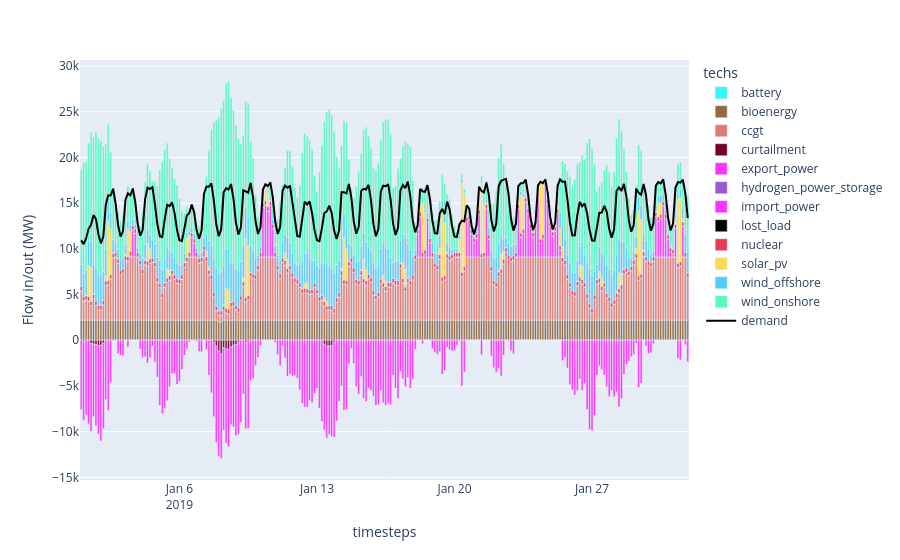

Here is the notebook cell this chart was saved with:
### Code cell
# Visual difference in the dispatch
plot_dispatch('results/cost-optimal-design.nc', exclude_transmission=True, colors=colours)

### Figure 1 — Plotly figure (JSON) as saved in the notebook; plotly's stock layout.template omitted (floating-point values rounded to 4 significant figures; data arrays with more than 128 entries replaced by an {"elided": "..."} marker saying what was removed)
{"data": [{"hovertemplate": "techs=battery<br>timesteps=%{x}<br>Flow in/out (MW)=%{y}<extra></extra>", "legendgroup": "battery", "marker": {"color": "#33F6FF", "pattern": {"shape": ""}}, "name": "battery", "orientation": "v", "showlegend": true, "textposition": "auto", "type": "bar", "x": {"elided": "248 str values"}, "xaxis": "x", "y": {"elided": "248 float values"}, "yaxis": "y"}, {"hovertemplate": "techs=bioenergy<br>timesteps=%{x}<br>Flow in/out (MW)=%{y}<extra></extra>", "legendgroup": "bioenergy", "marker": {"color": "#936944", "pattern": {"shape": ""}}, "name": "bioenergy", "orientation": "v", "showlegend": true, "textposition": "auto", "type": "bar", "x": {"elided": "248 str values"}, "xaxis": "x", "y": {"elided": "248 float values"}, "yaxis": "y"}, {"hovertemplate": "techs=ccgt<br>timesteps=%{x}<br>Flow in/out (MW)=%{y}<extra></extra>", "legendgroup": "ccgt", "marker": {"color": "#E37A72", "pattern": {"shape": ""}}, "name": "ccgt", "orientation": "v", "showlegend": true, "textposition": "auto", "type": "bar", "x": {"elided": "248 str values"}, "xaxis": "x", "y": {"elided": "248 float values"}, "yaxis": "y"}, {"hovertemplate": "techs=curtailment<br>timesteps=%{x}<br>Flow in/out (MW)=%{y}<extra></extra>", "legendgroup": "curtailment", "marker": {"color": "#70002a", "pattern": {"shape": ""}}, "name": "curtailment", "orientation": "v", "showlegend": true, "textposition": "auto", "type": "bar", "x": {"elided": "248 str values"}, "xaxis": "x", "y": {"elided": "248 float values"}, "yaxis": "y"}, {"hovertemplate": "techs=export_power<br>timesteps=%{x}<br>Flow in/out (MW)=%{y}<extra></extra>", "legendgroup": "export_power", "marker": {"color": "#ff31fe", "pattern": {"shape": ""}}, "name": "export_power", "orientation": "v", "showlegend": true, "textposition": "auto", "type": "bar", "x": {"elided": "248 str values"}, "xaxis": "x", "y": {"elided": "248 float values"}, "yaxis": "y"}, {"hovertemplate": "techs=hydrogen_power_storage<br>timesteps=%{x}<br>Flow in/out (MW)=%{y}<extra></extra>", "legendgroup": "hydrogen_power_storage", "marker": {"color": "#9958D6", "pattern": {"shape": ""}}, "name": "hydrogen_power_storage", "orientation": "v", "showlegend": true, "textposition": "auto", "type": "bar", "x": {"elided": "248 str values"}, "xaxis": "x", "y": {"elided": "248 float values"}, "yaxis": "y"}, {"hovertemplate": "techs=import_power<br>timesteps=%{x}<br>Flow in/out (MW)=%{y}<extra></extra>", "legendgroup": "import_power", "marker": {"color": "#ff31fe", "pattern": {"shape": ""}}, "name": "import_power", "orientation": "v", "showlegend": true, "textposition": "auto", "type": "bar", "x": {"elided": "248 str values"}, "xaxis": "x", "y": {"elided": "248 float values"}, "yaxis": "y"}, {"hovertemplate": "techs=lost_load<br>timesteps=%{x}<br>Flow in/out (MW)=%{y}<extra></extra>", "legendgroup": "lost_load", "marker": {"color": "#030303", "pattern": {"shape": ""}}, "name": "lost_load", "orientation": "v", "showlegend": true, "textposition": "auto", "type": "bar", "x": {"elided": "248 str values"}, "xaxis": "x", "y": {"elided": "248 float values"}, "yaxis": "y"}, {"hovertemplate": "techs=nuclear<br>timesteps=%{x}<br>Flow in/out (MW)=%{y}<extra></extra>", "legendgroup": "nuclear", "marker": {"color": "#e83a57", "pattern": {"shape": ""}}, "name": "nuclear", "orientation": "v", "showlegend": true, "textposition": "auto", "type": "bar", "x": {"elided": "248 str values"}, "xaxis": "x", "y": {"elided": "248 float values"}, "yaxis": "y"}, {"hovertemplate": "techs=solar_pv<br>timesteps=%{x}<br>Flow in/out (MW)=%{y}<extra></extra>", "legendgroup": "solar_pv", "marker": {"color": "#F9D956", "pattern": {"shape": ""}}, "name": "solar_pv", "orientation": "v", "showlegend": true, "textposition": "auto", "type": "bar", "x": ["2019-01-01T06:00:00.000000000", "2019-01-01T09:00:00.000000000", "2019-01-01T12:00:00.000000000", "2019-01-01T15:00:00.000000000", "2019-01-02T06:00:00.000000000", "2019-01-02T09:00:00.000000000", "2019-01-02T12:00:00.000000000", "2019-01-02T15:00:00.000000000", "2019-01-03T06:00:00.000000000", "2019-01-03T09:00:00.000000000", "2019-01-03T12:00:00.000000000", "2019-01-03T15:00:00.000000000", "2019-01-04T06:00:00.000000000", "2019-01-04T09:00:00.000000000", "2019-01-04T12:00:00.000000000", "2019-01-04T15:00:00.000000000", "2019-01-05T06:00:00.000000000", "2019-01-05T09:00:00.000000000", "2019-01-05T12:00:00.000000000", "2019-01-05T15:00:00.000000000", "2019-01-06T06:00:00.000000000", "2019-01-06T09:00:00.000000000", "2019-01-06T12:00:00.000000000", "2019-01-06T15:00:00.000000000", "2019-01-07T06:00:00.000000000", "2019-01-07T09:00:00.000000000", "2019-01-07T12:00:00.000000000", "2019-01-08T06:00:00.000000000", "2019-01-08T09:00:00.000000000", "2019-01-08T12:00:00.000000000", "2019-01-08T15:00:00.000000000", "2019-01-09T06:00:00.000000000", "2019-01-09T09:00:00.000000000", "2019-01-09T12:00:00.000000000", "2019-01-09T15:00:00.000000000", "2019-01-10T06:00:00.000000000", "2019-01-10T09:00:00.000000000", "2019-01-10T12:00:00.000000000", "2019-01-10T15:00:00.000000000", "2019-01-11T06:00:00.000000000", "2019-01-11T09:00:00.000000000", "2019-01-11T12:00:00.000000000", "2019-01-11T15:00:00.000000000", "2019-01-12T06:00:00.000000000", "2019-01-12T09:00:00.000000000", "2019-01-12T12:00:00.000000000", "2019-01-12T15:00:00.000000000", "2019-01-13T06:00:00.000000000", "2019-01-13T09:00:00.000000000", "2019-01-13T12:00:00.000000000", "2019-01-13T15:00:00.000000000", "2019-01-14T06:00:00.000000000", "2019-01-14T09:00:00.000000000", "2019-01-14T12:00:00.000000000", "2019-01-14T15:00:00.000000000", "2019-01-15T06:00:00.000000000", "2019-01-15T09:00:00.000000000", "2019-01-15T12:00:00.000000000", "2019-01-15T15:00:00.000000000", "2019-01-16T06:00:00.000000000", "2019-01-16T09:00:00.000000000", "2019-01-16T12:00:00.000000000", "2019-01-16T15:00:00.000000000", "2019-01-17T06:00:00.000000000", "2019-01-17T09:00:00.000000000", "2019-01-17T12:00:00.000000000", "2019-01-17T15:00:00.000000000", "2019-01-18T06:00:00.000000000", "2019-01-18T09:00:00.000000000", "2019-01-18T12:00:00.000000000", "2019-01-18T15:00:00.000000000", "2019-01-19T06:00:00.000000000", "2019-01-19T09:00:00.000000000", "2019-01-19T12:00:00.000000000", "2019-01-19T15:00:00.000000000", "2019-01-20T06:00:00.000000000", "2019-01-20T09:00:00.000000000", "2019-01-20T12:00:00.000000000", "2019-01-20T15:00:00.000000000", "2019-01-21T06:00:00.000000000", "2019-01-21T09:00:00.000000000", "2019-01-21T12:00:00.000000000", "2019-01-21T15:00:00.000000000", "2019-01-22T06:00:00.000000000", "2019-01-22T09:00:00.000000000", "2019-01-22T12:00:00.000000000", "2019-01-22T15:00:00.000000000", "2019-01-23T06:00:00.000000000", "2019-01-23T09:00:00.000000000", "2019-01-23T12:00:00.000000000", "2019-01-23T15:00:00.000000000", "2019-01-24T06:00:00.000000000", "2019-01-24T09:00:00.000000000", "2019-01-24T12:00:00.000000000", "2019-01-24T15:00:00.000000000", "2019-01-25T06:00:00.000000000", "2019-01-25T09:00:00.000000000", "2019-01-25T12:00:00.000000000", "2019-01-25T15:00:00.000000000", "2019-01-26T06:00:00.000000000", "2019-01-26T09:00:00.000000000", "2019-01-26T12:00:00.000000000", "2019-01-26T15:00:00.000000000", "2019-01-27T06:00:00.000000000", "2019-01-27T09:00:00.000000000", "2019-01-27T12:00:00.000000000", "2019-01-27T15:00:00.000000000", "2019-01-28T06:00:00.000000000", "2019-01-28T09:00:00.000000000", "2019-01-28T12:00:00.000000000", "2019-01-28T15:00:00.000000000", "2019-01-29T06:00:00.000000000", "2019-01-29T09:00:00.000000000", "2019-01-29T12:00:00.000000000", "2019-01-29T15:00:00.000000000", "2019-01-30T06:00:00.000000000", "2019-01-30T09:00:00.000000000", "2019-01-30T12:00:00.000000000", "2019-01-30T15:00:00.000000000", "2019-01-31T06:00:00.000000000", "2019-01-31T09:00:00.000000000", "2019-01-31T12:00:00.000000000", "2019-01-31T15:00:00.000000000"], "xaxis": "x", "y": [64.49, 3373.0, 3733.0, 8.253, 519.2, 6457.0, 4923.0, 11.78, 193.5, 3077.0, 2190.0, 3.199, 109.4, 1964.0, 1066.0, 0.5731, 76.86, 1025.0, 627.2, 0.5731, 126.3, 2103.0, 1857.0, 3.494, 25.74, 549.1, 377.3, 123.8, 2261.0, 2164.0, 5.055, 438.2, 6459.0, 5415.0, 24.9, 93.67, 1455.0, 1516.0, 5.898, 43.33, 890.8, 969.5, 0.5731, 82.29, 518.0, 676.0, 4.618, 7.541, 389.3, 467.9, 0.5731, 290.8, 4681.0, 3421.0, 32.88, 111.2, 2172.0, 1222.0, 4.067, 37.32, 892.5, 682.4, 0.4342, 69.38, 1690.0, 1957.0, 12.4, 723.4, 5296.0, 4135.0, 59.89, 700.2, 7031.0, 5794.0, 147.8, 1439.0, 9834.0, 7831.0, 274.6, 1256.0, 7519.0, 5300.0, 143.8, 194.7, 1663.0, 848.4, 1.146, 415.7, 4127.0, 3536.0, 78.2, 661.0, 6072.0, 5453.0, 148.8, 444.6, 1929.0, 1187.0, 3.884, 94.92, 1354.0, 1529.0, 20.94, 80.6, 784.4, 968.7, 26.86, 216.0, 1746.0, 1284.0, 55.08, 555.6, 7125.0, 5934.0, 159.6, 139.2, 1561.0, 1217.0, 25.16, 752.9, 7088.0, 6977.0, 422.1], "yaxis": "y"}, {"hovertemplate": "techs=wind_offshore<br>timesteps=%{x}<br>Flow in/out (MW)=%{y}<extra></extra>", "legendgroup": "wind_offshore", "marker": {"color": "#56CBF9", "pattern": {"shape": ""}}, "name": "wind_offshore", "orientation": "v", "showlegend": true, "textposition": "auto", "type": "bar", "x": {"elided": "248 str values"}, "xaxis": "x", "y": {"elided": "248 float values"}, "yaxis": "y"}, {"hovertemplate": "techs=wind_onshore<br>timesteps=%{x}<br>Flow in/out (MW)=%{y}<extra></extra>", "legendgroup": "wind_onshore", "marker": {"color": "#56F9C0", "pattern": {"shape": ""}}, "name": "wind_onshore", "orientation": "v", "showlegend": true, "textposition": "auto", "type": "bar", "x": {"elided": "248 str values"}, "xaxis": "x", "y": {"elided": "248 float values"}, "yaxis": "y"}, {"marker": {"color": "black"}, "name": "demand", "type": "scatter", "x": {"elided": "248 str values"}, "y": {"elided": "248 float values"}}], "layout": {"barmode": "relative", "legend": {"title": {"text": "techs"}, "tracegroupgap": 0}, "margin": {"t": 60}, "xaxis": {"anchor": "y", "domain": [0, 1], "title": {"text": "timesteps"}}, "yaxis": {"anchor": "x", "domain": [0, 1], "title": {"text": "Flow in/out (MW)"}}}}
